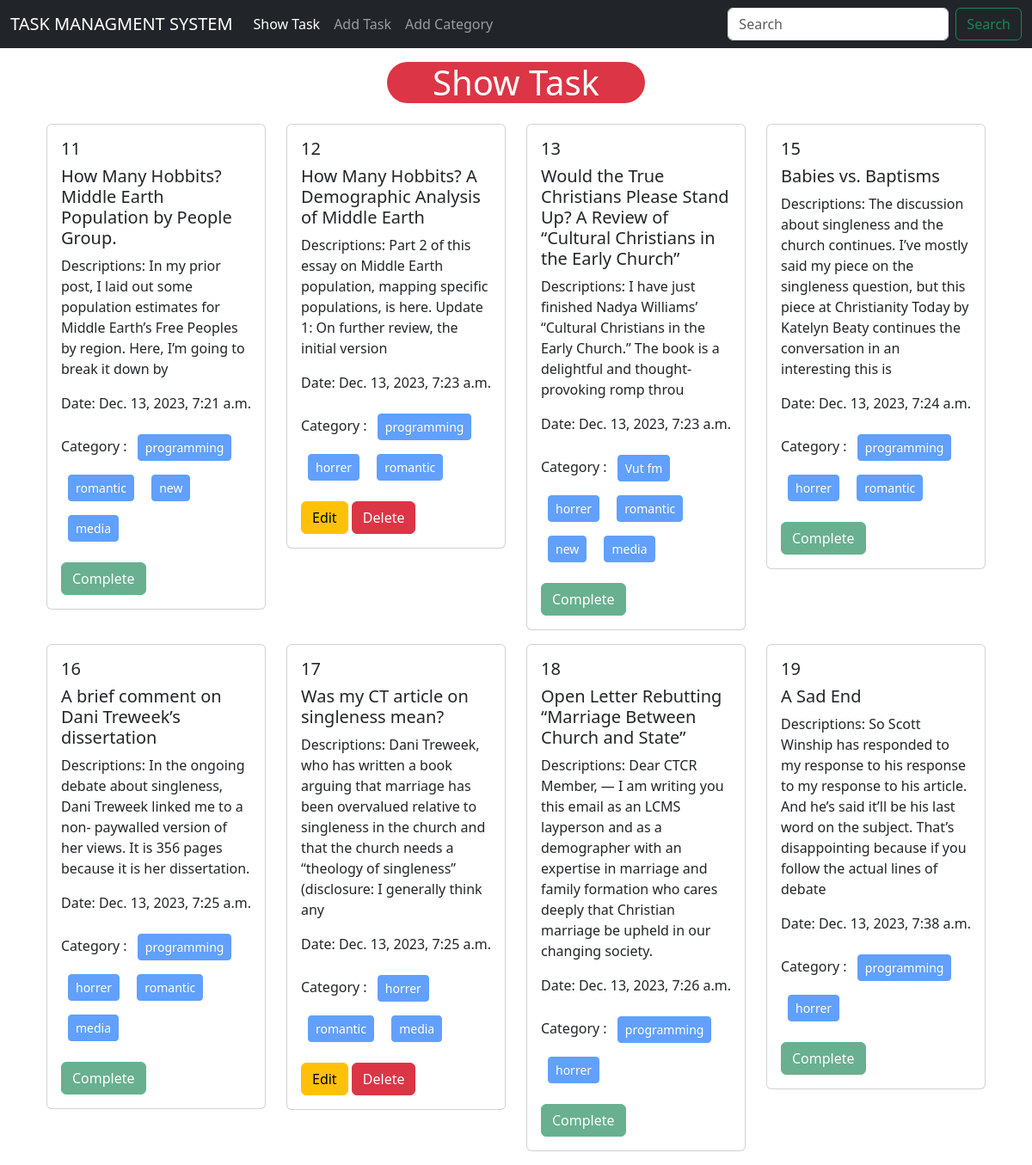
The page / on the database its author committed.
### task_model/models.py (models this page shows, shortened)
class TaskModel(models.Model):
    task_title = models.CharField(max_length=100)
    task_description = models.TextField()
    category = models.ManyToManyField(TaskCategory, related_name='categories')
    is_complete = models.BooleanField(default=False)
    task_assigned_date = models.DateTimeField(auto_now_add=True)

### task_category/models.py (models this page shows, shortened)
class TaskCategory(models.Model):
    category_name = models.CharField(max_length=100)

### task_managment_system/views.py (the view)
# urls.py: 2. Add a URL to urlpatterns:  path('', views.home, name='home')
def home(request):
    data = TaskModel.objects.all()
    return render(request, 'home.html', {'data': data})

### templates/home.html
{% extends "base.html" %} {% block content %}
<h1 class="mt-3 bg-danger text-white w-25 m-auto text-center rounded-5">
  Show Task
</h1>
<div class="container w-80 m-auto row mt-4">
  {% for task in data %}
  <div class="col-sm-3 mb-sm-0">
    <div class="card mb-3">
      <div class="card-body">
        <h5 class="card-title">{{ task.id }}</h5>
        <h5 class="card-title">{{ task.task_title }}</h5>
        <p class="card-text">Descriptions: {{ task.task_description }}</p>
        <p class="card-text">Date: {{ task.task_assigned_date }}</p>
        <p>
          Category : {% for cat in task.category.all %}
          <button class="btn btn-primary btn-sm m-2 disabled">
            {{ cat.category_name }}
          </button>
          {% endfor %}
        </p>
        {% if not task.is_complete %}
        <a href="{% url 'edit_task' task.id %}" class="btn btn-warning">Edit</a>
        <a href="{% url 'delete_task' task.id %}" class="btn btn-danger">Delete</a>
        {% else %}
        <a href="{% url 'complete_task' task.id %}" class="btn btn-success disabled">Complete</a>
        {% endif %}
      </div>
    </div>
  </div>
  {% endfor %}
</div>
{% endblock %}

### templates/base.html (shortened to what this page needs)
<!doctype html>
<html lang="en">
  <head>
    <link href="https://cdn.jsdelivr.net/npm/bootstrap@5.3.2/dist/css/bootstrap.min.css" rel="stylesheet">
  </head>
  <body>
    <nav class="navbar navbar-expand-lg navbar-dark bg-dark">
        <div class="container-fluid">
          <a class="navbar-brand" href="{% url 'homepage' %}">TASK MANAGMENT SYSTEM</a>
          <div class="collapse navbar-collapse" id="navbarSupportedContent">
            <ul class="navbar-nav me-auto mb-2 mb-lg-0">
              <li class="nav-item">
                <a class="nav-link active" aria-current="page" href="{% url 'homepage' %}">Show Task</a>
              </li>
              <li class="nav-item">
                <a class="nav-link" href="{% url 'add_task' %}">Add Task</a>
              </li>
              <li class="nav-item">
                <a class="nav-link" href="{% url 'add_category' %}">Add Category</a>
              </li>
            </ul>
            <form class="d-flex" role="search">
              <input class="form-control me-2" type="search" placeholder="Search" aria-label="Search">
              <button class="btn btn-outline-success" type="submit">Search</button>
            </form>
          </div>
        </div>
      </nav>
    {% block content %}
    {% endblock %}
  </body>
</html>

### rows shown on the page
TaskModel: id "11", task_title "How Many Hobbits? Middle Earth Population by People Group.", task_description "In my prior post, I laid out some population estimates for Middle Earth’s Free Peoples by region. Here, I’m going to break it down by", task_assigned_date "Dec. 13, 2023, 7:21 a.m.", is_complete "Complete"
TaskCategory: category_name "programming"
TaskCategory: category_name "romantic"
TaskCategory: category_name "new"
TaskCategory: category_name "media"
TaskModel: id "12", task_title "How Many Hobbits? A Demographic Analysis of Middle Earth", task_description "Part 2 of this essay on Middle Earth population, mapping specific populations, is here. Update 1: On further review, the initial version", task_assigned_date "Dec. 13, 2023, 7:23 a.m.", is_complete "Edit"
TaskCategory: category_name "horrer"
TaskModel: id "13", task_title "Would the True Christians Please Stand Up? A Review of “Cultural Christians in the Early Church”", task_description "I have just finished Nadya Williams’ “Cultural Christians in the Early Church.” The book is a delightful and thought-provoking romp throu", task_assigned_date "Dec. 13, 2023, 7:23 a.m.", is_complete "Complete"
TaskCategory: category_name "Vut fm"
TaskModel: id "15", task_title "Babies vs. Baptisms", task_description "The discussion about singleness and the church continues. I’ve mostly said my piece on the singleness question, but this piece at Christianity Today by Katelyn Beaty continues the conversation in an interesting this is", task_assigned_date "Dec. 13, 2023, 7:24 a.m.", is_complete "Complete"
TaskModel: id "16", task_title "A brief comment on Dani Treweek’s dissertation", task_description "In the ongoing debate about singleness, Dani Treweek linked me to a non- paywalled version of her views. It is 356 pages because it is her dissertation.", task_assigned_date "Dec. 13, 2023, 7:25 a.m.", is_complete "Complete"
TaskModel: id "17", task_title "Was my CT article on singleness mean?", task_description "Dani Treweek, who has written a book arguing that marriage has been overvalued relative to singleness in the church and that the church needs a “theology of singleness” (disclosure: I generally think any", task_assigned_date "Dec. 13, 2023, 7:25 a.m.", is_complete "Edit"
TaskModel: id "18", task_title "Open Letter Rebutting “Marriage Between Church and State”", task_description "Dear CTCR Member, — I am writing you this email as an LCMS layperson and as a demographer with an expertise in marriage and family formation who cares deeply that Christian marriage be upheld in our changing society.", task_assigned_date "Dec. 13, 2023, 7:26 a.m.", is_complete "Complete"
TaskModel: id "19", task_title "A Sad End", task_description "So Scott Winship has responded to my response to his response to my response to his article. And he’s said it’ll be his last word on the subject. That’s disappointing because if you follow the actual lines of debate", task_assigned_date "Dec. 13, 2023, 7:38 a.m.", is_complete "Complete"
